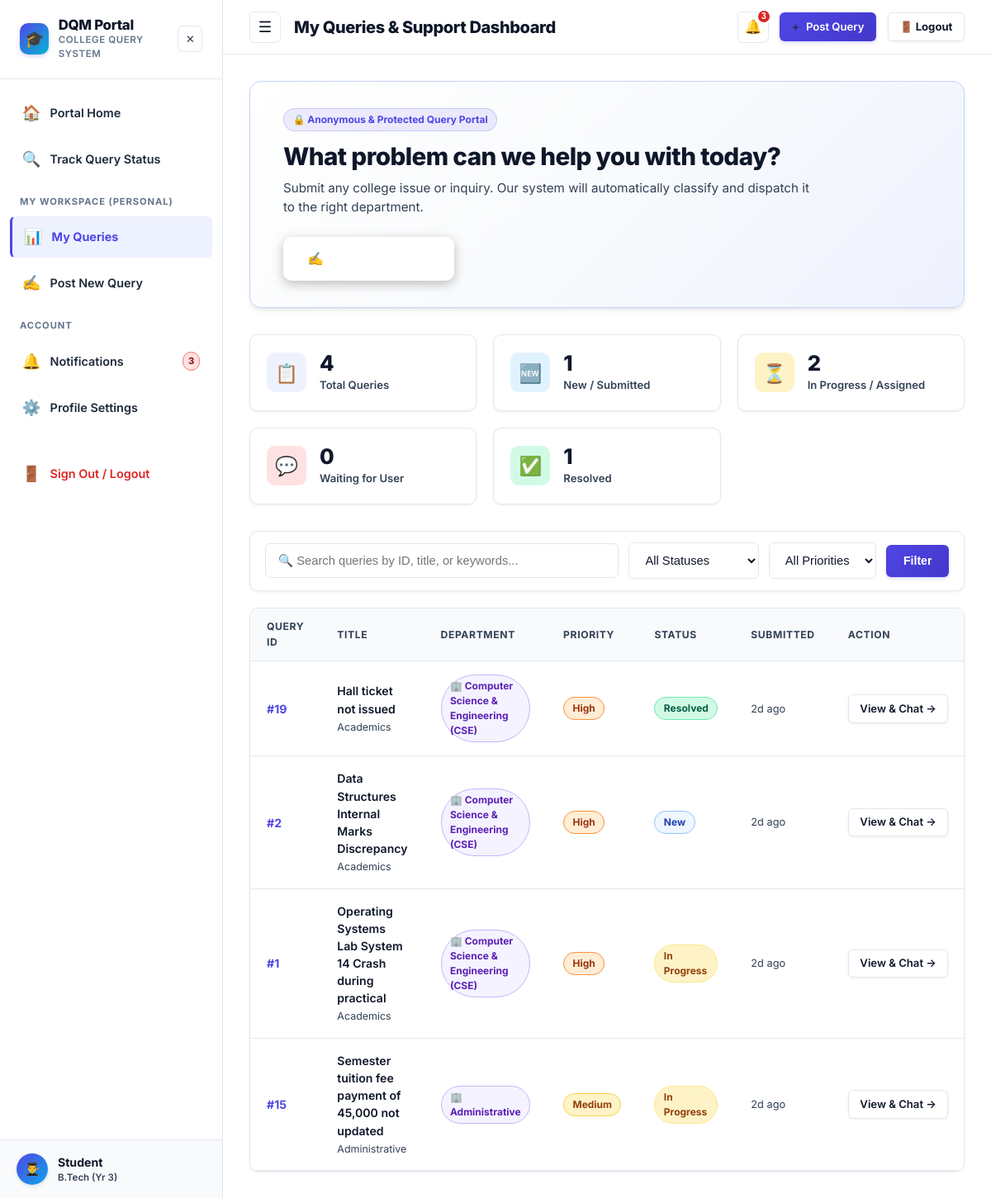
The page /dashboard (signed in) on the database as committed earlier.
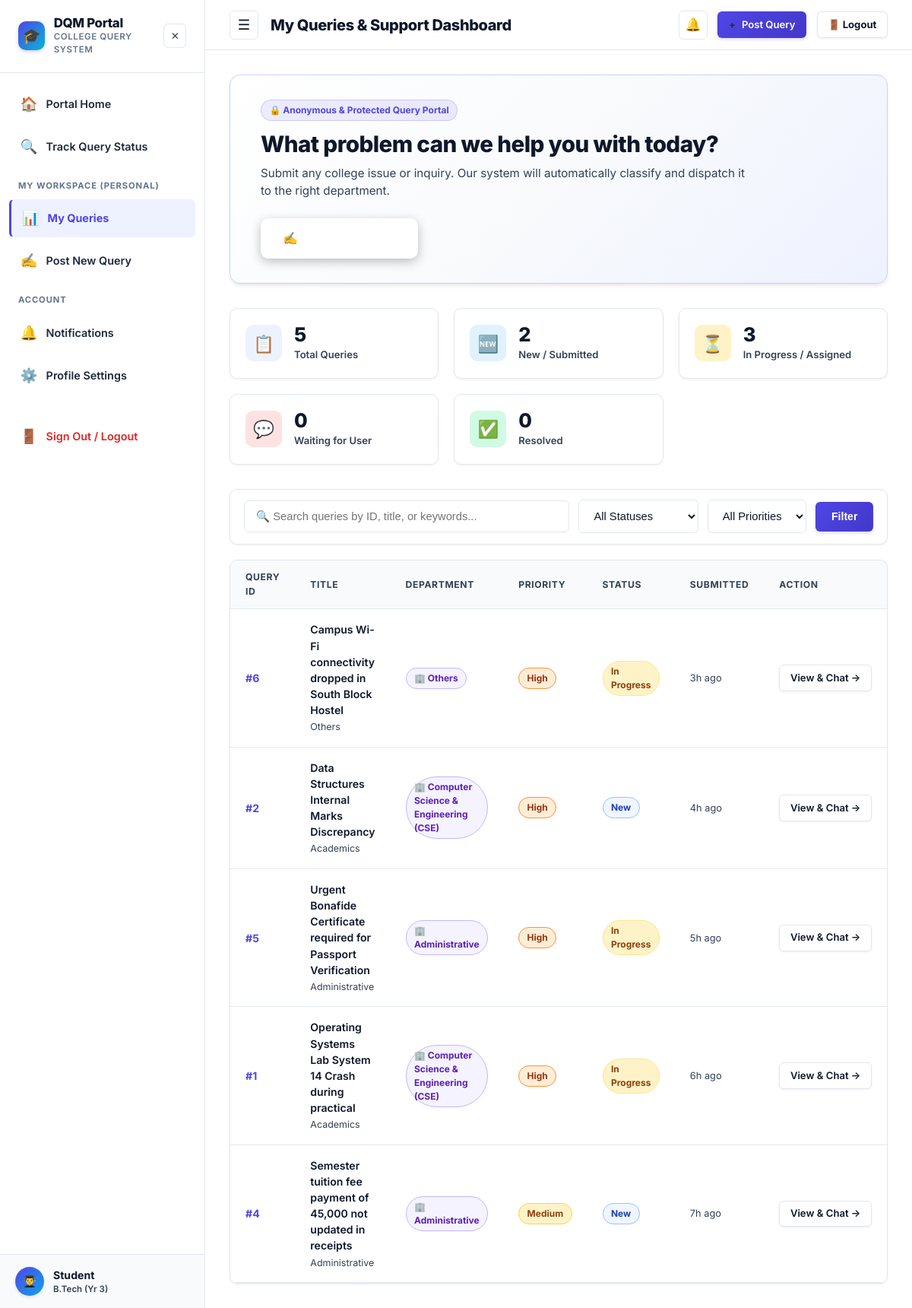
The same page on the database as committed later.
### tables this page shows
CREATE TABLE queries (
    id INTEGER PRIMARY KEY AUTOINCREMENT,
    user_id INTEGER NOT NULL,
    title TEXT NOT NULL,
    description TEXT NOT NULL,
    category TEXT NOT NULL DEFAULT 'Academics',
    level TEXT,
    course TEXT,
    department TEXT NOT NULL,
    year INTEGER,
    priority TEXT NOT NULL DEFAULT 'Medium',
    status TEXT NOT NULL DEFAULT 'New',
    assigned_staff_id INTEGER,
    is_routed_manually INTEGER DEFAULT 0,
    admin_reviewed INTEGER DEFAULT 0,
    created_at TIMESTAMP DEFAULT CURRENT_TIMESTAMP,
    updated_at TIMESTAMP DEFAULT CURRENT_TIMESTAMP,
    first_response_at TIMESTAMP,
    resolved_at TIMESTAMP,
    FOREIGN KEY(user_id) REFERENCES users(id) ON DELETE CASCADE,
    FOREIGN KEY(assigned_staff_id) REFERENCES users(id) ON DELETE SET NULL
);

### app.py (the view)
@app.route('/dashboard')
@login_required
def dashboard():
    user = get_current_user()
    if user['role'] in ['staff', 'office_staff', 'hod']:
        return redirect(url_for('department_dashboard'))
    elif user['role'] == 'admin':
        return redirect(url_for('admin_dashboard'))
    db = get_db()
    stats = {
        'total': db.execute('SELECT COUNT(*) FROM queries WHERE user_id = ?', (user['id'],)).fetchone()[0],
        'new': db.execute("SELECT COUNT(*) FROM queries WHERE user_id = ? AND status = 'New'", (user['id'],)).fetchone()[0],
        'in_progress': db.execute("SELECT COUNT(*) FROM queries WHERE user_id = ? AND status IN ('Assigned', 'In Progress')", (user['id'],)).fetchone()[0],
        'waiting': db.execute("SELECT COUNT(*) FROM queries WHERE user_id = ? AND status = 'Waiting for User'", (user['id'],)).fetchone()[0],
        'resolved': db.execute("SELECT COUNT(*) FROM queries WHERE user_id = ? AND status = 'Resolved'", (user['id'],)).fetchone()[0],
    }
    status_filter = request.args.get('status', '')
    priority_filter = request.args.get('priority', '')
    search_query = request.args.get('search', '').strip()
    sql = """
        SELECT q.*,
               (SELECT message FROM messages WHERE query_id = q.id ORDER BY created_at DESC LIMIT 1) as last_message,
               (SELECT created_at FROM messages WHERE query_id = q.id ORDER BY created_at DESC LIMIT 1) as last_activity
        FROM queries q
        WHERE q.user_id = ?
    """
    params = [user['id']]
    if status_filter:
        sql += " AND q.status = ?"
        params.append(status_filter)
    if priority_filter:
        sql += " AND q.priority = ?"
        params.append(priority_filter)
    if search_query:
        sql += " AND (q.title LIKE ? OR q.description LIKE ? OR q.id LIKE ?)"
        term = f"%{search_query}%"
        params.extend([term, term, term])
    sql += " ORDER BY q.created_at DESC"
    queries = db.execute(sql, params).fetchall()
    return render_template(
        'dashboard.html',
        stats=stats,
        queries=queries,
        current_status=status_filter,
        current_priority=priority_filter,
        search_query=search_query
    )

### app.py (called while the page is built)
def login_required(f):
    @wraps(f)
    def decorated_function(*args, **kwargs):
        user = get_current_user()
        if not user:
            session.clear()
            flash('Please log in to access this page.', 'warning')
            return redirect(url_for('login', next=request.url))
        return f(*args, **kwargs)
    return decorated_function

def get_current_user():
    if 'user_id' in session:
        db = get_db()
        user = db.execute('SELECT * FROM users WHERE id = ?', (session['user_id'],)).fetchone()
        if not user or not user['is_active']:
            session.clear()
            return None
        return dict(user)
    return None

### database.py (called while the page is built)
def get_db():
    if 'db' not in g:
        g.db = sqlite3.connect(
            current_app.config['DATABASE'],
            detect_types=sqlite3.PARSE_DECLTYPES
        )
        g.db.row_factory = sqlite3.Row
        g.db.execute("PRAGMA foreign_keys = ON")
        init_db(g.db)
    return g.db

### models.py (called while the page is built)
def init_db(db_conn):
    db_conn.executescript(SCHEMA)
    check_and_migrate_db(db_conn)
    db_conn.commit()

### templates/dashboard.html (shortened to what the changed rows need)
{% extends 'base.html' %}
{% block content %}
<div style="max-width: 1200px; margin: 0 auto;">
  <div class="hero-card" style="padding: 2rem 2.5rem; margin-bottom: 2rem;">
    <div style="display: flex; justify-content: space-between; align-items: center; flex-wrap: wrap; gap: 1.5rem;">
      <div>
        <h1 style="font-size: 1.85rem; margin-bottom: 0.35rem;">What problem can we help you with today?</h1>
      </div>
    </div>
  </div>
  <div class="stats-grid">
    <div class="stat-card">
      <div class="stat-info">
        <h3>{{ stats.total }}</h3>
        <p>Total Queries</p>
      </div>
    </div>
    <div class="stat-card">
      <div class="stat-info">
        <h3>{{ stats.new }}</h3>
        <p>New / Submitted</p>
      </div>
    </div>
    <div class="stat-card">
      <div class="stat-info">
        <h3>{{ stats.in_progress }}</h3>
        <p>In Progress / Assigned</p>
      </div>
    </div>
    <div class="stat-card">
      <div class="stat-info">
        <h3>{{ stats.resolved }}</h3>
        <p>Resolved</p>
      </div>
    </div>
  </div>
  <div class="table-container">
    <table class="table">
      <thead>
        <tr>
          <th>Query ID</th>
          <th>Title</th>
          <th>Department</th>
          <th>Priority</th>
          <th>Status</th>
          <th>Submitted</th>
          <th>Action</th>
        </tr>
      </thead>
      <tbody>
        {% if queries %}
          {% for q in queries %}
          <tr>
            <td style="font-weight: 700; color: var(--primary);">#{{ q.id }}</td>
            <td>
              <a href="{{ url_for('query_details', query_id=q.id) }}" style="font-weight: 600; color: var(--text-main); display: block;">
                {{ q.title }}
              </a>
              <span style="font-size: 0.78rem; color: var(--text-muted);">{{ q.category }}</span>
            </td>
            <td>
              <span class="badge badge-status-assigned">🏢 {{ q.department }}</span>
            </td>
            <td>
              <span class="badge badge-{{ q.priority | lower }}">{{ q.priority }}</span>
            </td>
            <td>
              <span class="badge badge-status-{{ q.status | lower | replace(' ', '-') }}">{{ q.status }}</span>
            </td>
            <td style="font-size: 0.8rem; color: var(--text-muted);">
              {{ q.created_at | timeago }}
            </td>
            <td>
              <a href="{{ url_for('query_details', query_id=q.id) }}" class="btn btn-secondary btn-sm">
                View & Chat →
              </a>
            </td>
          </tr>
          {% endfor %}
        {% endif %}
      </tbody>
    </table>
  </div>
</div>
{% endblock %}

### templates/base.html (shortened to what the changed rows need)
<!DOCTYPE html>
<html lang="en">
<head>
  <link rel="stylesheet" href="{{ url_for('static', filename='css/style.css') }}">
</head>
<body data-user-role="{{ current_user.role if current_user else '' }}" data-user-dept="{{ current_user.department if current_user else '' }}" data-user-id="{{ current_user.id if current_user else '' }}">
  <div class="app-container">
    {% if current_user %}
    <aside class="sidebar" id="appSidebar">
      <div class="sidebar-header">
        <a href="{{ url_for('index') }}" class="sidebar-brand-wrapper" style="text-decoration: none; color: inherit;">
          <div class="sidebar-brand">
            <h2>DQM Portal</h2>
          </div>
        </a>
      </div>
      <nav class="sidebar-nav">
        <a href="{{ url_for('notifications') }}" class="nav-item {% if request.endpoint == 'notifications' %}active{% endif %}">
          <span class="icon">🔔</span> Notifications
          {% if unread_notifications_count > 0 %}
          <span class="badge badge-urgent" style="margin-left: auto; padding: 2px 6px; font-size: 0.7rem;">{{ unread_notifications_count }}</span>
          {% endif %}
        </a>
      </nav>
    </aside>
    {% endif %}
    <div class="main-content">
      {% if current_user %}
      <header class="topbar">
        <div class="topbar-right">
          <div class="notif-wrapper">
            <button class="notif-btn" id="notifBtn" aria-label="Notifications" title="Notifications">
              🔔
              {% if unread_notifications_count > 0 %}
              <span class="notif-badge">{{ unread_notifications_count }}</span>
              {% endif %}
            </button>
          </div>
        </div>
      </header>
      {% endif %}
      <main class="page-body">
        {% block content %}{% endblock %}
      </main>
    </div>
  </div>
</body>
</html>

Rows that differ between the two databases and show on the page:
removed queries: id "19", title "Hall ticket not issued", category "Academics", department "Computer Science & Engineering (CSE)", priority "High", status "Resolved", created_at "2d ago"
removed queries: id "15", title "Semester tuition fee payment of 45,000 not updated", category "Administrative", department "Administrative", priority "Medium", status "In Progress", created_at "2d ago"
now on this page (row edited): queries: id "6", title "Campus Wi-Fi connectivity dropped in South Block Hostel", category "Others", department "Others", priority "High", status "In Progress", created_at "3h ago"
changed queries "Data Structures Internal Marks Discrepancy": created_at "2d ago" → "4h ago"
now on this page (row edited): queries: id "5", title "Urgent Bonafide Certificate required for Passport Verification", category "Administrative", department "Administrative", priority "High", status "In Progress", created_at "5h ago"
changed queries "Operating Systems Lab System 14 Crash during practical": created_at "2d ago" → "6h ago"
now on this page (row edited): queries: id "4", title "Semester tuition fee payment of 45,000 not updated in receipts", category "Administrative", department "Administrative", priority "Medium", status "New", created_at "7h ago"
Other text that changed with them:
{{ stats.total }}: "4" → "5"
{{ stats.new }}: "1" → "2"
{{ stats.in_progress }}: "2" → "3"
{{ stats.resolved }}: "1" → "0"
{{ unread_notifications_count }}: "3" → (not shown)
